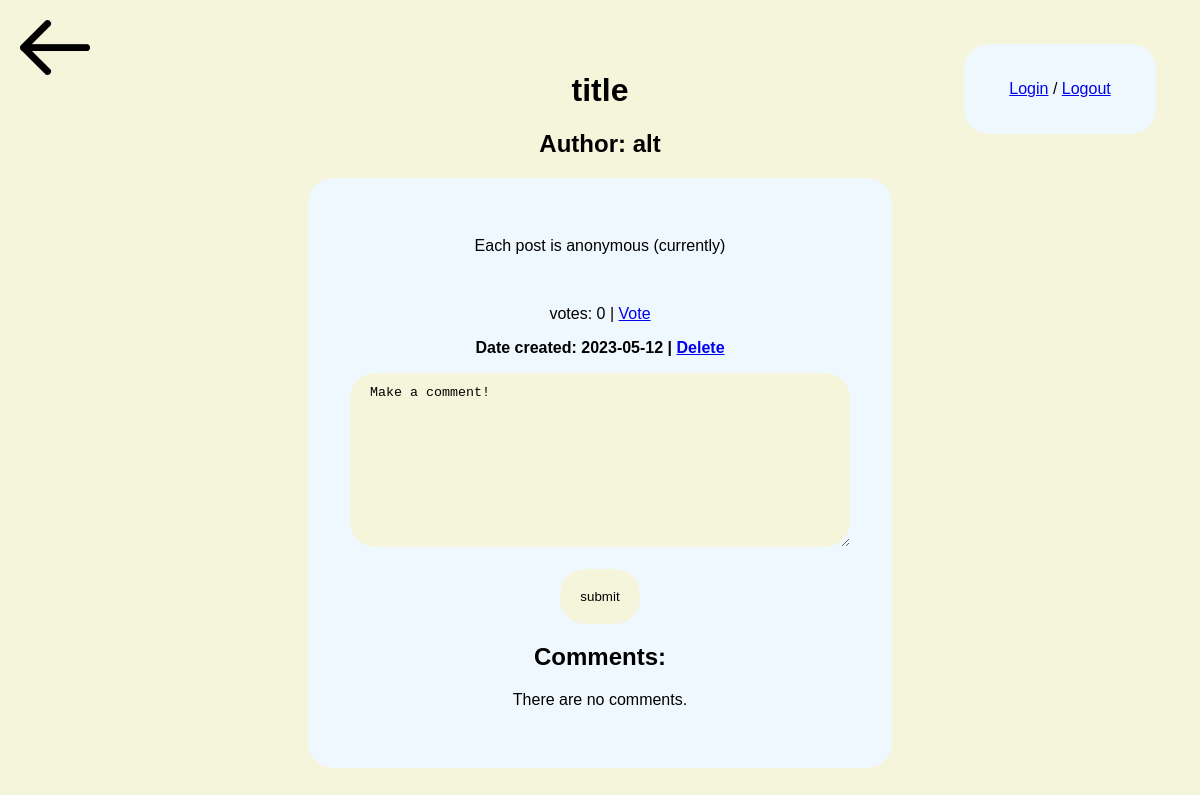
/post/1, run on an earlier commit of the app's database.
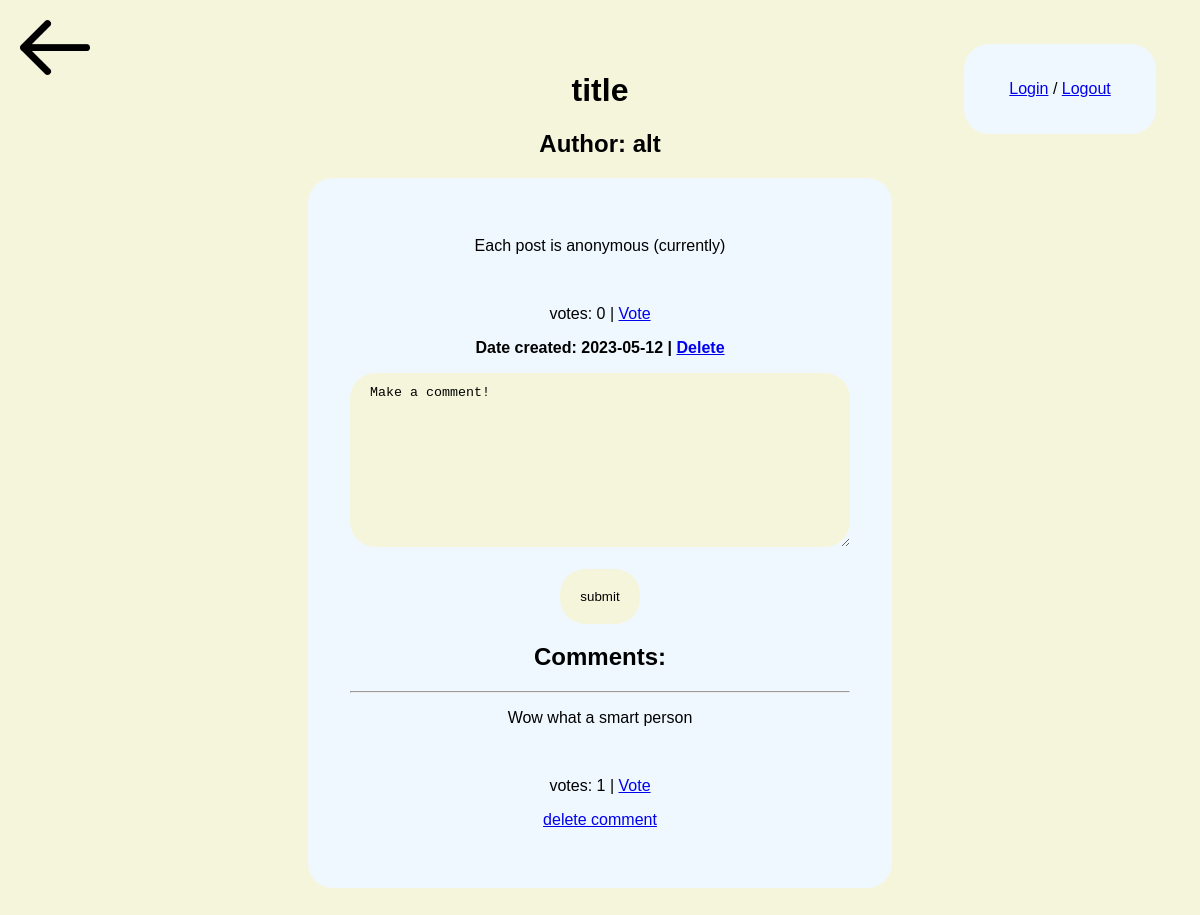
And on a later commit of the database.
### app.py (models this page shows, shortened)
class entry(db.Model):
    id = db.Column(db.Integer, primary_key=True)
    title = db.Column(db.String(150), nullable=False)
    content = db.Column(db.String(400), nullable=False)
    date_created = db.Column(db.DateTime, default=datetime.now)
    votes = db.Column(db.Integer, default=0)
    author = db.Column(db.Integer, nullable=False)
    author_name = db.Column(db.String(20), nullable=False)
    comments = db.relationship('comment', backref="entry", lazy=True, cascade='all, delete')

class comment(db.Model):
    id = db.Column(db.Integer, primary_key=True)
    content = db.Column(db.String(200), nullable=False)
    votes = db.Column(db.Integer, default=0)
    author = db.Column(db.Integer, nullable=False)
    author_name = db.Column(db.String(20), nullable=False) # this is a terrible solution to a problem I have but whatever
    entry_id = db.Column(db.Integer, db.ForeignKey('entry.id'),
        nullable=False)

### app.py (the view)
@app.route('/post/<int:id>', methods=['POST', 'GET'])
def fullpagepost(id):
    comments = comment.query.filter_by(entry_id=id).all()
    specific_post = entry.query.get_or_404(id)
    return render_template('post.html', post=specific_post, comments=comments)

### templates/post.html (shortened to what this page needs)
{% extends 'base.html' %}
{% block body %}
<a href="/recipient"><img src="{{ url_for('static', filename='images/back-arrow.png') }}" class="back"></a>
<h1>{{ post.title }}</h1>
<h2>Author: {{ post.author_name }}</h2>
<div class="box">
    <p>{{ post.content }}</p>
    <br>
    <p>votes: {{ post.votes }} | <a href="/upvote-post/{{ post.id }}">Vote</a></p>
    <p><b>Date created: {{ post.date_created.date() }} | <a href="/del/{{ post.id }}">Delete</a></b></p>
    <form action="/comment/{{ post.id }}" method="POST">
        <textarea name="content" id="content" rows="10" cols="50" autofocus maxlength="400">
Make a comment!
        </textarea>
        <br><br>
        <input type="submit" value="submit">
    </form>
    <h2>Comments:</h2>
    {% if comments|length < 1 %}
        <p>There are no comments.</p>
    {% endif %}
    {% for comment in comments %}
        <hr>
        <p>{{ comment.content }}</p>
        <br>
        <p>votes: {{ comment.votes }} | <a href="/upvote-comment/{{ post.id }}/{{ comment.id }}">Vote</a></p>
        <p><a href="/del/comment/{{ post.id }}/{{comment.id}}">delete comment</a></p>
    {% endfor %}
</div>
<div class="login-bar">
    <a href="/login">Login</a> / <a href="/logout">Logout</a>
</div>
<div class="messages">
</div>
{% endblock %}

### templates/base.html (shortened to what this page needs)
<!DOCTYPE html>
<html>
    <head>
        <link rel="stylesheet" href="{{ url_for('static', filename='css/main.css') }}">
    </head>
    <body>
        {% block body %}{% endblock %}
    </body>
</html>

### static/css/main.css (style rules this page uses)
body { background-color: beige; font-family: sans-serif; text-align: center; margin: 6%; }
.box { background-color: aliceblue; width: 40%; min-width: 500px; margin:auto; border-radius: 25px; padding: 4%; }
img.back { position:absolute; width: 70px; top: 20px; left: 20px; }
.login-bar { background-color: aliceblue; margin: 2%; padding: 3%; width: 10%; border-radius: 25px; position: fixed; top: 20px; right: 20px; }
input[type=submit] { background-color: beige; border: none; padding: 20px; border-radius:25px; }
textarea { width: 100%; padding: 12px 20px; box-sizing: border-box; background-color: beige; border: none; border-radius: 25px; }
.messages { margin: 2%; padding: 3%; width: 10%; border-radius: 25px; position: fixed; top: 20px; left: 20px; }

What changed in the data, as far as the page shows it:
added comment: content "Wow what a smart person", votes "1"
Also different on the page:
text no longer shown: "There are no comments."
